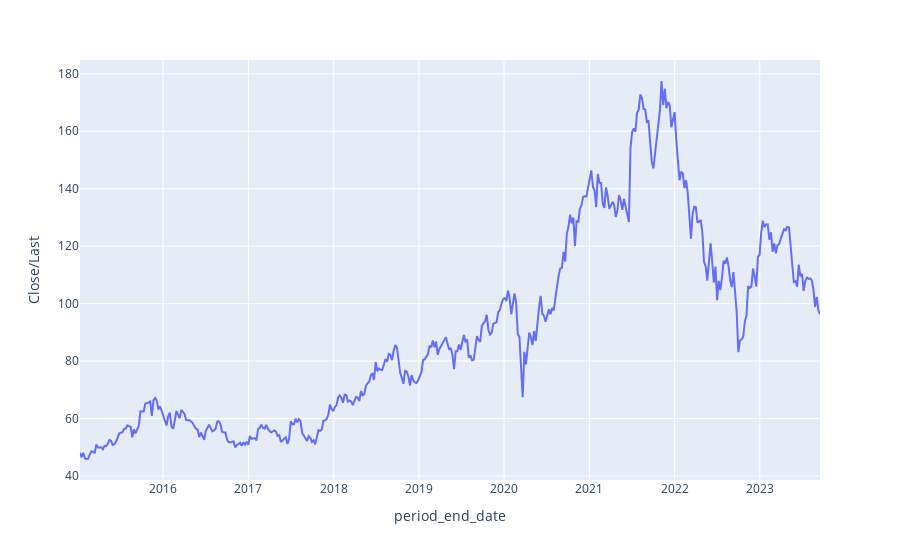

Notebook code cell kept with this figure:
### Code cell
plotting_df = nike_comb_df

# Create Plotly Express plot
fig = px.line(plotting_df, x='period_end_date', y='Close/Last')

# # Add another trace for Value2 on a secondary y-axis
# fig.add_trace(go.Scatter(x=plotting_df['period_end_date'], y=plotting_df['pictures'], name='pictures', yaxis='y2'))
# fig.add_trace(go.Scatter(x=plotting_df['period_end_date'], y=plotting_df['videos'], name='videos', yaxis='y2'))
# fig.add_trace(go.Scatter(x=plotting_df['period_end_date'], y=plotting_df['likes'], name='likes', yaxis='y3'))

# # Update layout to add secondary y-axis
# fig.update_layout(
#     yaxis2=dict(title='posts', overlaying='y', side='right'),
#     yaxis3=dict(title='likes', overlaying='y', side='left')
# )

# Show plot
fig.show()

### Figure 1 — Plotly figure (JSON) as saved in the notebook; plotly's stock layout.template omitted (floating-point values rounded to 4 significant figures; data arrays with more than 128 entries replaced by an {"elided": "..."} marker saying what was removed)
{"data": [{"hovertemplate": "period_end_date=%{x}<br>Close/Last=%{y}<extra></extra>", "legendgroup": "", "line": {"color": "#636efa", "dash": "solid"}, "marker": {"symbol": "circle"}, "mode": "lines", "name": "", "orientation": "v", "showlegend": false, "type": "scatter", "x": {"elided": "438 str values"}, "xaxis": "x", "y": {"elided": "438 float values"}, "yaxis": "y"}], "layout": {"legend": {"tracegroupgap": 0}, "margin": {"t": 60}, "xaxis": {"anchor": "y", "domain": [0, 1], "title": {"text": "period_end_date"}}, "yaxis": {"anchor": "x", "domain": [0, 1], "title": {"text": "Close/Last"}}}}
